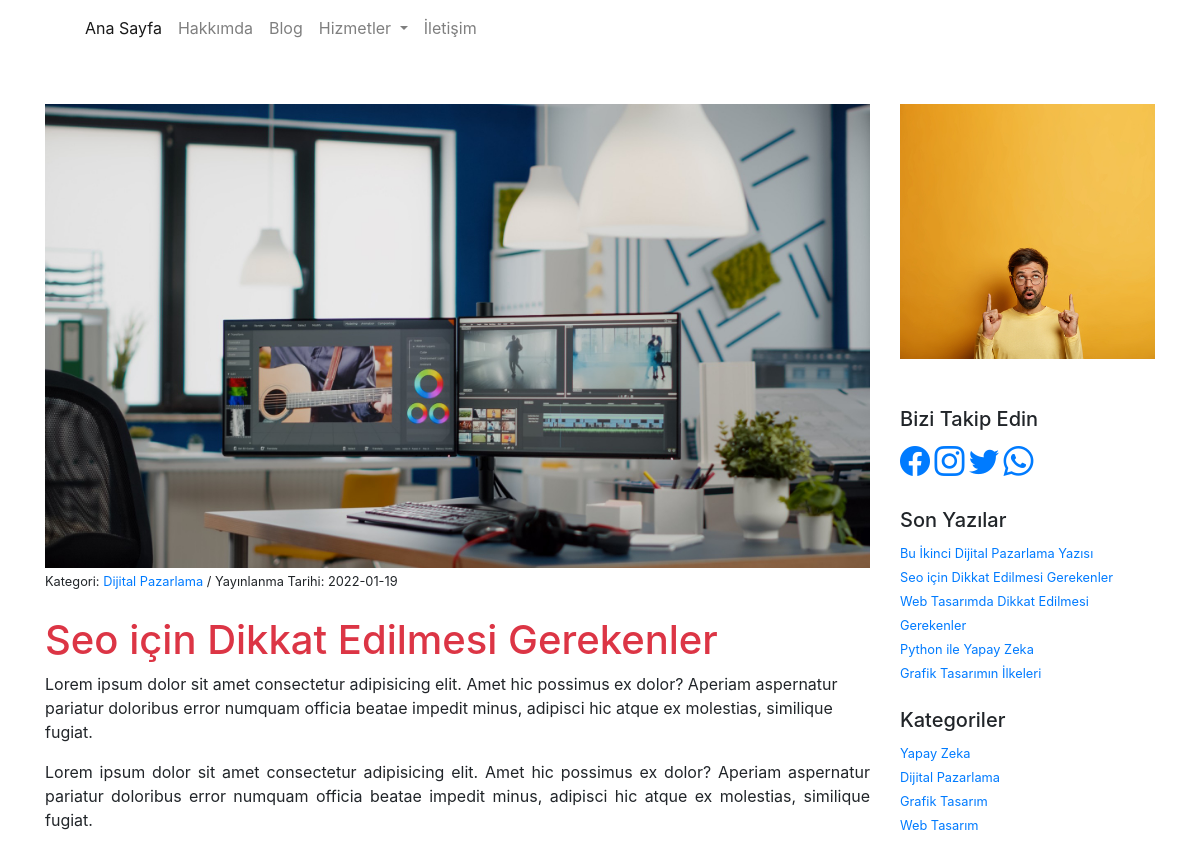
Page /sample.php?id=4 (upper part) on the earlier database version.
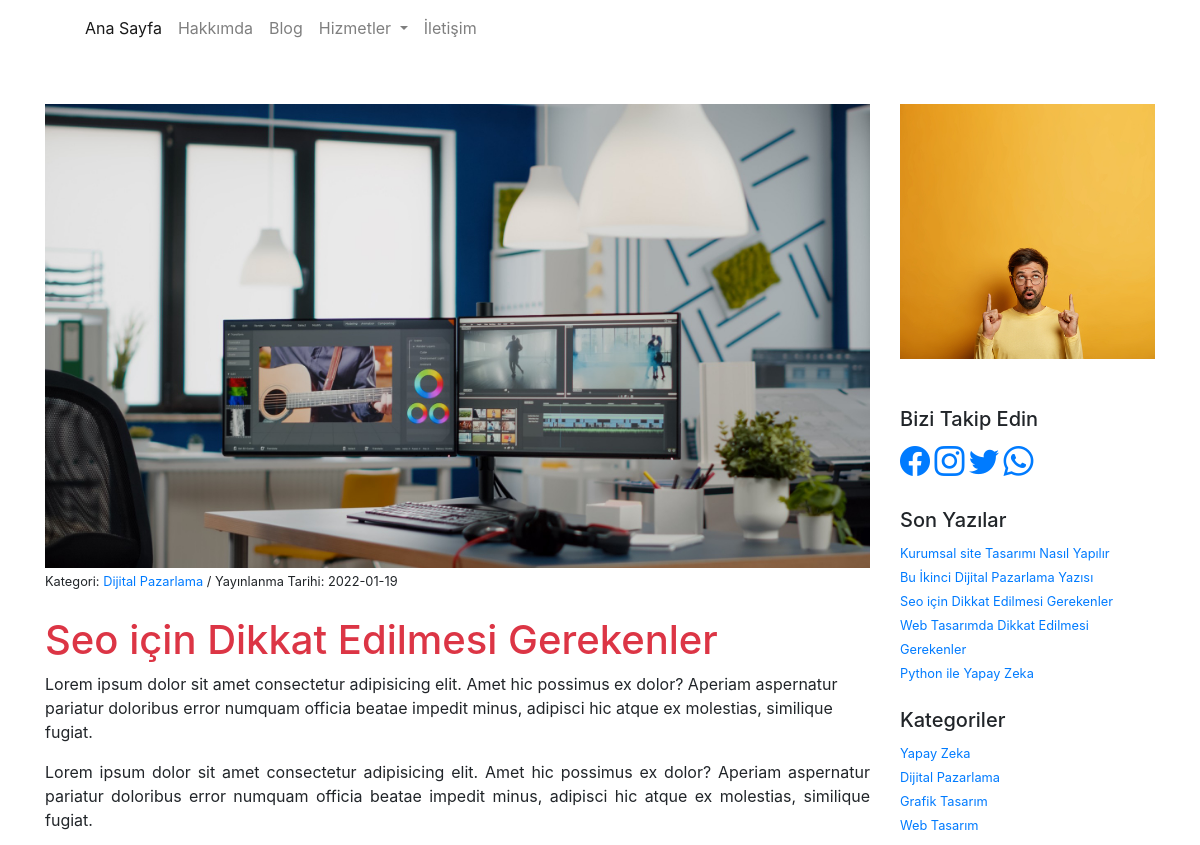
Same page on the later database version.
### tables this page shows
CREATE TABLE IF NOT EXISTS `yazilar` (
  `id` int(11) NOT NULL AUTO_INCREMENT,
  `foto` varchar(100) NOT NULL,
  `baslik` varchar(150) NOT NULL,
  `icerik` text NOT NULL,
  `meta` varchar(160) NOT NULL,
  `durum` varchar(11) NOT NULL,
  `kategori` varchar(50) NOT NULL,
  `seotitle` varchar(100) NOT NULL,
  `tarih` date NOT NULL,
  PRIMARY KEY (`id`)
);

CREATE TABLE IF NOT EXISTS `kategoriler` (
  `id` int(11) NOT NULL AUTO_INCREMENT,
  `katadi` varchar(25) NOT NULL,
  `katmeta` varchar(160) NOT NULL,
  `tarih` varchar(15) NOT NULL,
  PRIMARY KEY (`id`)
);

### sample.php (the view, shortened to what this page needs)
<?php require_once('header.php'); ?>
<?php
if (isset($_GET['id'])) {
    $id = $_GET['id'];
    $sorgu_blog = $db->prepare('select * from yazilar where id=?');
    $sorgu_blog->execute(array($id));
    $satir_blog = $sorgu_blog->fetch();
?>
    <section id="blogYazi" class="py-5">
        <div class="container">
            <div class="row">
                <div class="col-md-9">
                    <main>
                        <img src="<?php echo substr($satir_blog['foto'], 3); ?>" class="w-100">
                        <small>
                            <?php
                            echo 'Kategori: ' . '<a href="kategori.php?katadi='.$satir_blog['kategori'].'">'.$satir_blog['kategori'].'</a>' . ' / ' . 'Yayınlanma Tarihi: ' . $satir_blog['tarih'];
                            ?>
                        </small>
                        <h1 class="mt-4 text-danger"><?php echo $satir_blog['baslik']; ?></h1>
                        <span class="text-justify">
                            <?php echo $satir_blog['icerik']; ?>
                        </span>
                    </main>
                </div>
                <?php require_once('sidebar.php'); ?>
            </div>
        </div>
    </section>
<?php
}
?>
<?php require_once('footer.php'); ?>

### sidebar.php (shortened to what this page needs)
<div class="col-md-3">
    <aside>
        <div class="row">
            <div class="col-12">
                <?php
                $sorgu_reklam = $db -> prepare('select * from reklam limit 1');
                $sorgu_reklam -> execute();
                if($sorgu_reklam -> rowCount()){
                    foreach($sorgu_reklam as $satir_reklam){
                        $gorsel = $satir_reklam['gorsel'];
                        $link = $satir_reklam['link'];
                        $firma = $satir_reklam['firma'];
                    }
                }
                ?>
                <a href="<?php echo $link; ?>" target="_blank"><img src="<?php echo substr($gorsel,3); ?>" alt="" tittle="<?php echo $firma; ?>" class="img-fluid"></a>
            </div>
        </div>
        <div class="row mt-5">
            <div class="col-12">
                <h5>Bizi Takip Edin</h5>
                <a href="<?php echo $satir['facebook']; ?>" target="_blank"><i class="bi bi-facebook" style="font-size:30px;"></i></a>
                <a href="<?php echo $satir['instagram']; ?>" target="_blank"><i class="bi bi-instagram" style="font-size:30px;"></i></a>
                <a href="<?php echo $satir['twitter']; ?>" target="_blank"><i class="bi bi-twitter" style="font-size:30px;"></i></a>
                <a href="<?php echo $satir['whatsapp']; ?>" target="_blank"><i class="bi bi-whatsapp" style="font-size:30px;"></i></a>
            </div>
        </div>
        <br>
        <div class="row">
            <div class="col-12">
                <h5>Son Yazılar</h5>
                <?php
                    $sorgu_sonyazilar = $db -> prepare('select * from yazilar order by id desc limit 5');
                    $sorgu_sonyazilar -> execute();
                    if($sorgu_sonyazilar -> rowCount()){
                        foreach($sorgu_sonyazilar as $satir_sonyazilar){
                            ?>
                                <small>
                                <a href="sample.php?id=<?php echo $satir_sonyazilar['id']; ?>"><?php echo $satir_sonyazilar['baslik']; ?></a><br>
                                </small>
                            <?php
                        }
                    }
                ?>
            </div>
        </div>
        <br>
        <div class="row">
            <div class="col-12">
                <h5>Kategoriler</h5>
                <?php
                    $sorgu_kategori = $db -> prepare('select * from kategoriler order by id desc limit 5');
                    $sorgu_kategori -> execute();
                    if($sorgu_kategori -> rowCount()){
                        foreach($sorgu_kategori as $satir_kategori){
                            ?>
                                <small>
                                <a href="kategori.php?katadi=<?php echo $satir_kategori['katadi']; ?>"><?php echo $satir_kategori['katadi']; ?></a><br>
                                </small>
                            <?php
                        }
                    }
                ?>
            </div>
        </div>
        <br>
        <br>
    </aside>
</div>

Differences in the rows shown:
no longer on this page (row unchanged): yazilar: baslik "Grafik Tasarımın İlkeleri"
added yazilar: baslik "Kurumsal site Tasarımı Nasıl Yapılır"
